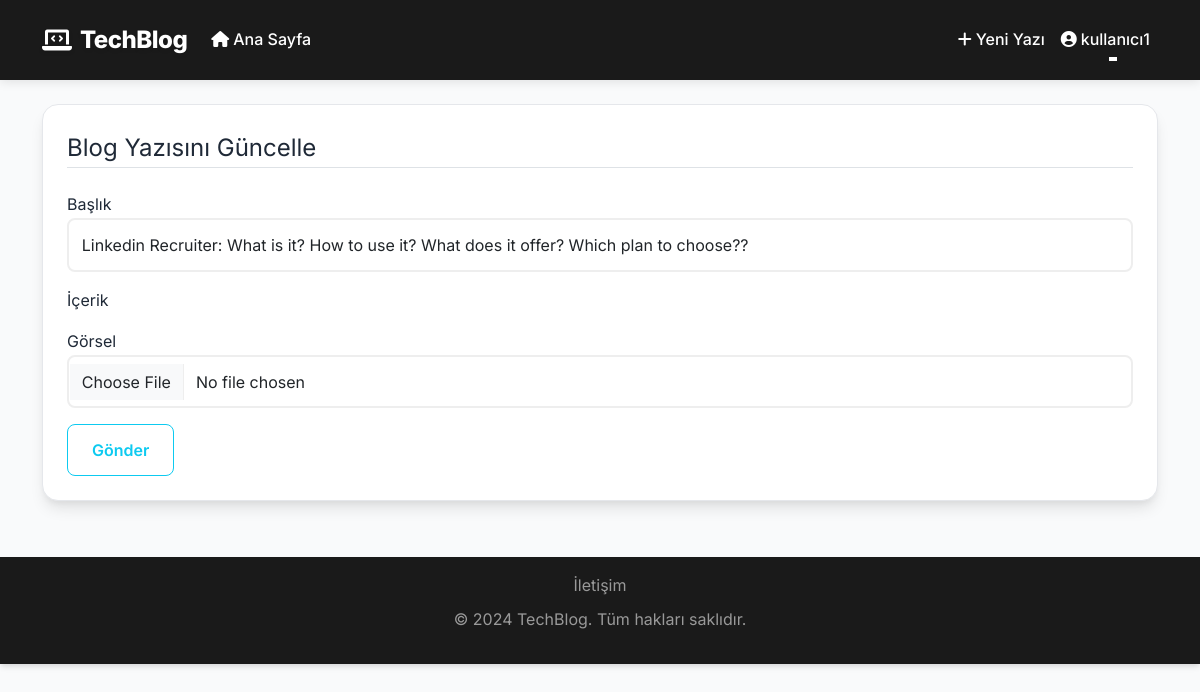
Screenshot of /post/4/update (signed in) with the database file from the repository.
### blog/models.py (models this page shows, shortened)
class User(db.Model, UserMixin):
    id = db.Column(db.Integer, primary_key=True)
    username = db.Column(db.String(20), unique=True, nullable=False)
    email = db.Column(db.String(120), unique=True, nullable=False)
    password = db.Column(db.String(60), nullable=False)
    is_admin = db.Column(db.Boolean, default=False)
    bio = db.Column(db.Text, nullable=True)
    location = db.Column(db.String(100), nullable=True)
    website = db.Column(db.String(100), nullable=True)
    twitter = db.Column(db.String(100), nullable=True)
    instagram = db.Column(db.String(100), nullable=True)
    github = db.Column(db.String(100), nullable=True)
    join_date = db.Column(db.DateTime, nullable=False, default=datetime.utcnow)
    posts = db.relationship('Post', backref='author', lazy=True)
    likes = db.relationship('PostLike', backref='user', lazy=True)
    comments = db.relationship('Comment', backref='author', lazy=True)

class Post(db.Model):
    id = db.Column(db.Integer, primary_key=True)
    title = db.Column(db.String(100), nullable=False)
    date_posted = db.Column(db.DateTime, nullable=False, default=datetime.utcnow)
    content = db.Column(db.Text, nullable=False)
    image_file = db.Column(db.String(20), nullable=False, default='default_post.jpg')
    views = db.Column(db.Integer, default=0)
    user_id = db.Column(db.Integer, db.ForeignKey('user.id'), nullable=False)
    comments = db.relationship('Comment', backref='post', lazy=True, cascade='all, delete-orphan')
    likes = db.relationship('PostLike', backref='post', lazy=True, cascade='all, delete-orphan')

### blog/main.py (the view)
@main.route("/post/<int:post_id>/update", methods=['GET', 'POST'])
@login_required
def update_post(post_id):
    post = Post.query.get_or_404(post_id)
    if post.author != current_user:
        abort(403)
    form = PostForm()
    if form.validate_on_submit():
        if form.image.data:
            if post.image_file != 'default_post.jpg':
                old_image_path = os.path.join(current_app.root_path, 'static/post_images', post.image_file)
                if os.path.exists(old_image_path):
                    os.remove(old_image_path)
            image_file = save_post_image(form.image.data)
            post.image_file = image_file
        post.title = form.title.data
        post.content = form.content.data
        db.session.commit()
        flash('Blog yazınız güncellendi!', 'success')
        return redirect(url_for('main.post', post_id=post.id))
    elif request.method == 'GET':
        form.title.data = post.title
        form.content.data = post.content
    return render_template('create_post.html', title='Blog Yazısını Güncelle',
                         form=form, legend='Blog Yazısını Güncelle')

### blog/forms.py
class PostForm(FlaskForm):
    title = StringField('Başlık', validators=[DataRequired()])
    content = TextAreaField('İçerik', validators=[DataRequired()])
    image = FileField('Görsel', validators=[FileAllowed(['jpg', 'png', 'jpeg'], 'Sadece resim dosyaları yüklenebilir!')])
    submit = SubmitField('Gönder')

### blog/models.py (called while the page is built)
@login_manager.user_loader
def load_user(user_id):
    return User.query.get(int(user_id))

### blog/templates/create_post.html (shortened to what this page needs)
{% extends "layout.html" %}
{% block content %}
    <div class="content-section">
        <form method="POST" action="" enctype="multipart/form-data" id="post-form">
            <fieldset class="form-group">
                <legend class="border-bottom mb-4">{{ legend }}</legend>
                <div class="form-group mb-3">
                    {{ form.title.label(class="form-control-label") }}
                    {% if form.title.errors %}
                        {{ form.title(class="form-control is-invalid") }}
                        <div class="invalid-feedback">
                            {% for error in form.title.errors %}
                                <span>{{ error }}</span>
                            {% endfor %}
                        </div>
                    {% else %}
                        {{ form.title(class="form-control") }}
                    {% endif %}
                </div>
                <div class="form-group mb-3">
                    {{ form.content.label(class="form-control-label") }}
                </div>
                <div class="form-group mb-3">
                    {{ form.image.label(class="form-control-label") }}
                    {% if form.image.errors %}
                        {{ form.image(class="form-control is-invalid") }}
                        <div class="invalid-feedback">
                            {% for error in form.image.errors %}
                                <span>{{ error }}</span>
                            {% endfor %}
                        </div>
                    {% else %}
                        {{ form.image(class="form-control") }}
                    {% endif %}
                </div>
            </fieldset>
            <div class="form-group">
                <button type="button" class="btn btn-outline-info" onclick="submitForm()">{{ form.submit.label.text }}</button>
            </div>
        </form>
    </div>
{% endblock content %}

### blog/templates/layout.html (shortened to what this page needs)
<!DOCTYPE html>
<html lang="tr">
<head>
    <link rel="stylesheet" href="https://cdnjs.cloudflare.com/ajax/libs/font-awesome/6.0.0/css/all.min.css">
    <link href="https://cdn.jsdelivr.net/npm/bootstrap@5.3.0/dist/css/bootstrap.min.css" rel="stylesheet">
    <link href="https://cdn.quilljs.com/1.3.6/quill.snow.css" rel="stylesheet">
    <link rel="stylesheet" type="text/css" href="{{ url_for('static', filename='css/main.css') }}">
</head>
<body>
    <header class="site-header">
        <nav class="navbar navbar-expand-md navbar-dark fixed-top">
            <div class="container">
                <a class="navbar-brand d-flex align-items-center" href="{{ url_for('main.home') }}">
                    <i class="fas fa-laptop-code me-2"></i>
                    <span class="brand-text">TechBlog</span>
                </a>
                <div class="collapse navbar-collapse" id="navbarNav">
                    <ul class="navbar-nav me-auto">
                        <li class="nav-item">
                            <a class="nav-link" href="{{ url_for('main.home') }}">
                                <i class="fas fa-home me-1"></i>Ana Sayfa
                            </a>
                        </li>
                    </ul>
                    <ul class="navbar-nav">
                        {% if current_user.is_authenticated %}
                            <li class="nav-item">
                                <a class="nav-link" href="{{ url_for('main.new_post') }}">
                                    <i class="fas fa-plus me-1"></i>Yeni Yazı
                                </a>
                            </li>
                            <li class="nav-item dropdown">
                                <a class="nav-link dropdown-toggle" href="#" id="navbarDropdown" role="button" data-bs-toggle="dropdown">
                                    <i class="fas fa-user-circle me-1"></i>{{ current_user.username }}
                                </a>
                            </li>
                        {% endif %}
                    </ul>
                </div>
            </div>
        </nav>
    </header>
    <main role="main" class="container py-4">
        <div class="row">
            <div class="col-md-12">
                {% block content %}{% endblock %}
            </div>
        </div>
    </main>
    <footer class="footer mt-auto py-3 bg-dark">
        <div class="container text-center">
            <span class="text-muted">
                <a href="{{ url_for('main.contact') }}" class="text-muted text-decoration-none mx-2">İletişim</a>
            </span>
            <p class="text-muted mt-2">© 2024 TechBlog. Tüm hakları saklıdır.</p>
        </div>
    </footer>
</body>
</html>

### blog/static/css/main.css (style rules this page uses)
:root { --primary-color: #6366f1; --primary-hover: #4f46e5; --secondary-color: #ec4899; --text-color: #1f2937; --bg-color: #f9fafb; --card-bg: #ffffff; --border-color: #e5e7eb; --muted-text: #6b7280; --success-color: #10b981; --danger-color: #ef4444; --warning-color: #f59e0b; }
body { background: var(--bg-color); color: var(--text-color); margin-top: 5rem; font-family: 'Inter', sans-serif; line-height: 1.6; }
.bg-dark { background-color: #1a1a1a !important; box-shadow: 0 4px 6px -1px rgba(0, 0, 0, 0.1), 0 2px 4px -1px rgba(0, 0, 0, 0.06); }
.navbar { backdrop-filter: blur(8px); -webkit-backdrop-filter: blur(8px); padding: 1rem 0; }
.navbar-brand { font-size: 1.5rem; font-weight: 700; color: white !important; text-shadow: 0 2px 4px rgba(0, 0, 0, 0.1); transition: all 0.3s ease; }
.brand-text { font-weight: 800; letter-spacing: -0.5px; }
.nav-link { color: rgba(255, 255, 255, 0.9) !important; font-weight: 500; position: relative; padding: 0.5rem 1rem; transition: all 0.3s ease; }
.nav-link::after { content: ''; position: absolute; width: 0; height: 2px; bottom: 0; left: 50%; background-color: #fff; transition: all 0.3s ease; }
.content-section { background: var(--card-bg); padding: 1.5rem; border-radius: 1rem; box-shadow: 0 10px 15px -3px rgba(0, 0, 0, 0.1), 0 4px 6px -2px rgba(0, 0, 0, 0.05); margin-bottom: 2rem; border: 1px solid var(--border-color); transition: all 0.3s ease; }
.form-control { border: 2px solid #eee; border-radius: 8px; padding: 0.8rem; transition: all 0.3s ease; }
.btn { padding: 0.8rem 1.5rem; border-radius: 0.75rem; font-weight: 600; transition: all 0.3s ease; }
.btn-info, .btn-outline-info { border-radius: 8px; transition: all 0.3s ease; }
footer { background-color: #1a1a1a !important; color: #ffffff; padding: 2rem 0; margin-top: 3rem; }
footer p, footer .text-muted { color: #999999 !important; }

### blog/templates/layout.html (style rules this page uses)
.navbar { background-color: #1a1a1a !important; box-shadow: 0 2px 10px rgba(0,0,0,0.1); }
.navbar-brand, .nav-link { color: #ffffff !important; }
footer { background-color: #1a1a1a !important; color: #ffffff; padding: 2rem 0; margin-top: 3rem; }
footer a { color: #ffffff !important; text-decoration: none; transition: color 0.2s; }
footer p, footer .text-muted { color: #999999 !important; }

### rows the page displays
User: username "kullanıcı1"
Post: title "Linkedin Recruiter: What is it? How to use it? What does it offer? Which plan to choose??"

### other values shown
{{ legend }} "Blog Yazısını Güncelle"
